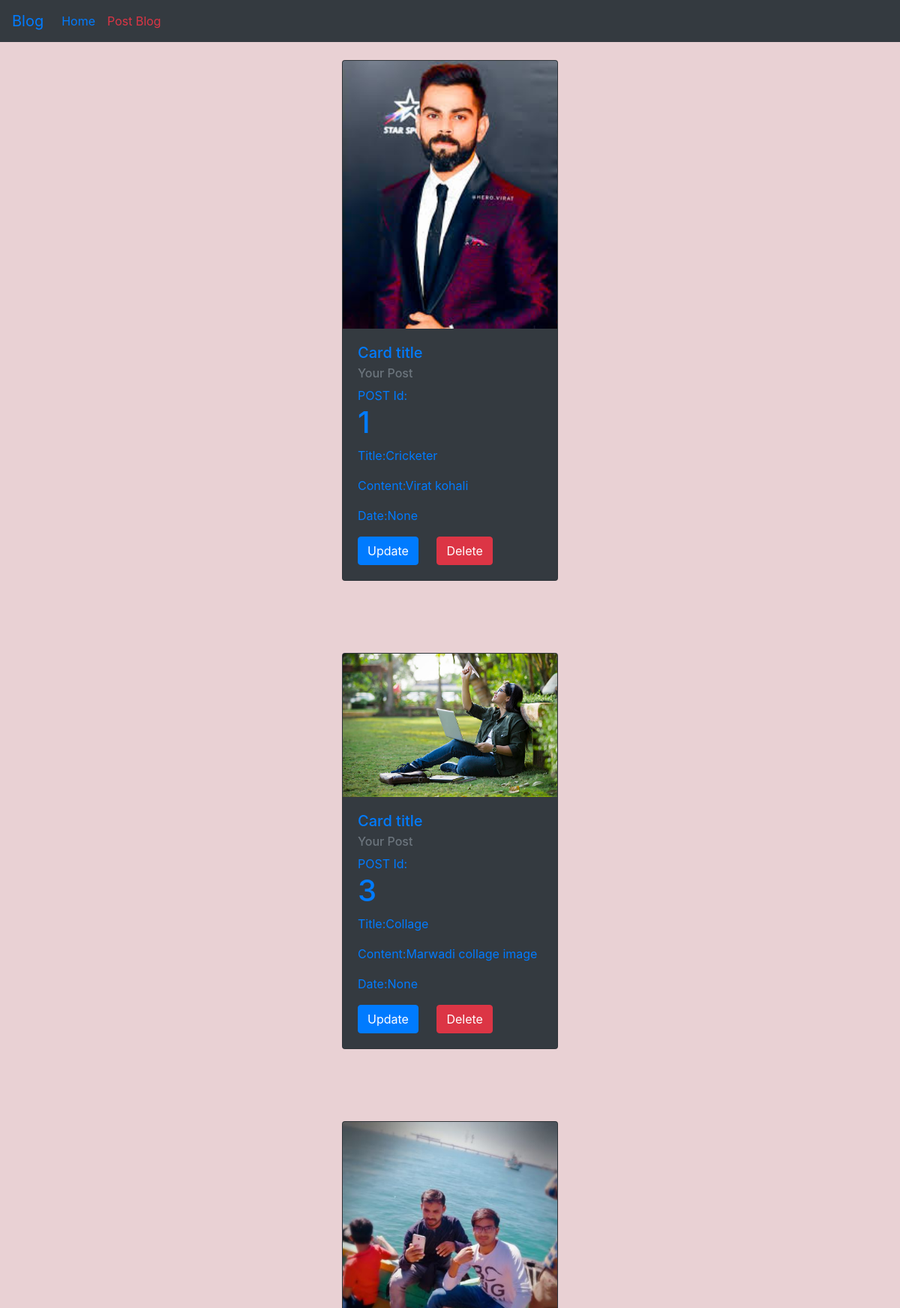
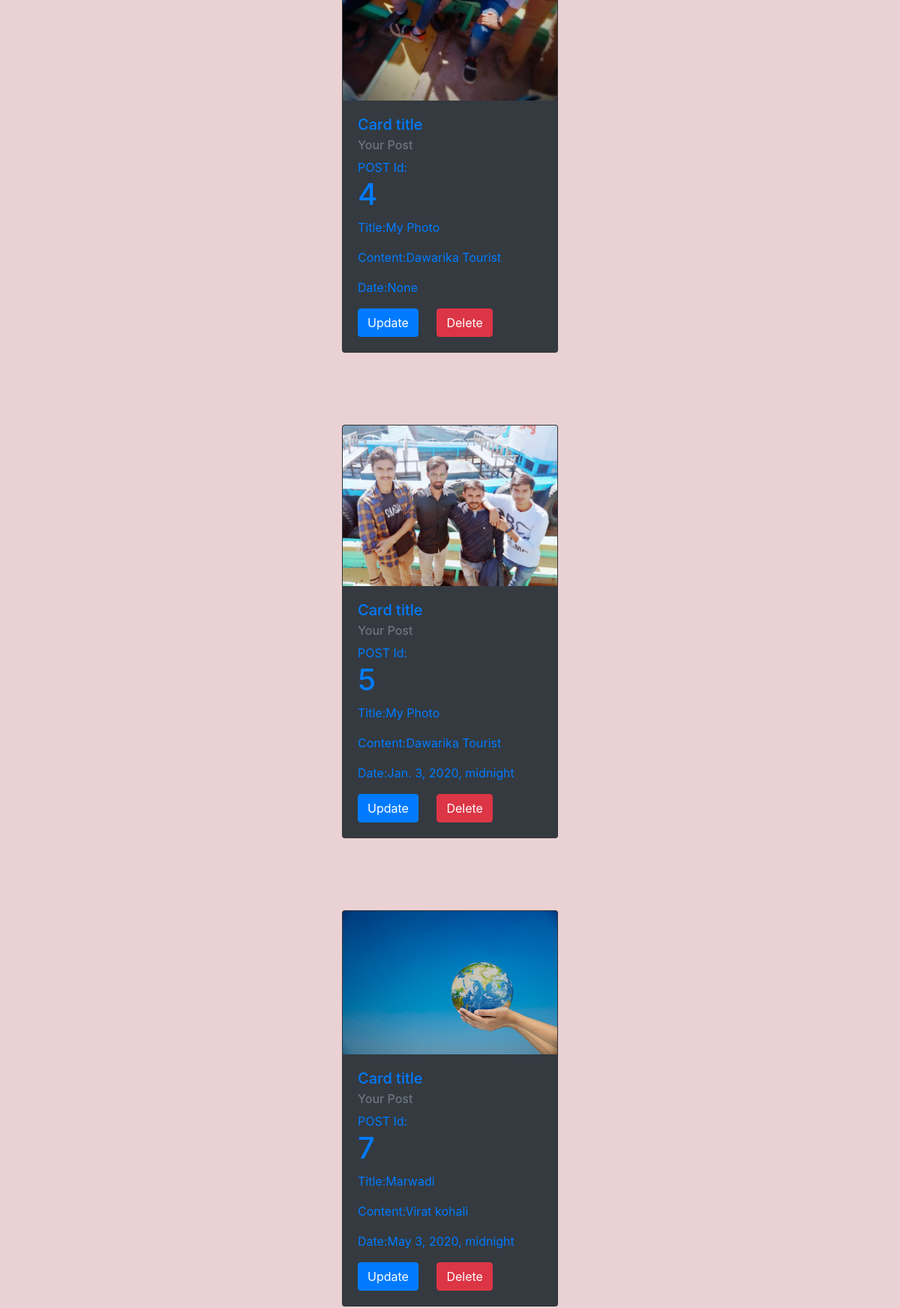
The app's page /read/ (upper part) with its own data (2 pictures, top to bottom).
### app/models.py (models this page shows, shortened)
class blog(models.Model):
	title=models.CharField(max_length=70)
	content=models.CharField(max_length=100)
	date=models.DateTimeField()
	image=models.ImageField()

### app/views.py (the view)
# urls.py: path("read/",views.Read,name="read"),
def Read(request):
    read=blog.objects.all()
    return render(request,"read.html",{"read":read})

### templates/read.html (shortened to what this page needs)
<!DOCTYPE html>
<html lang="en">
<head>
    <link rel="stylesheet" href="https://stackpath.bootstrapcdn.com/bootstrap/4.4.1/css/bootstrap.min.css">
</head>
<body>
    <nav class="navbar navbar-expand-lg navbar-primary bg-dark text-success">
        <a class="navbar-brand text-primary" href="#">Blog</a>
        <div class="collapse navbar-collapse" id="navbarNavAltMarkup">
          <div class="navbar-nav ">
            <a class="nav-item nav-link active text-primary" href="{%url 'home'%}" >Home <span class="sr-only">(current)</span></a>
            <a class="nav-item nav-link text-danger" href="{%url 'Post'%}">Post Blog</a>
          </div>
        </div>
      </nav>
      <br>
            {%for i in read%}
            <div class="card bg-dark text-primary mx-auto" style="width: 18rem;">
              <img class="card-img-top" src="{{i.image.url}}" alt="Card image cap">
                <div class="card-body">
                  <h5 class="card-title">Card title</h5>
                  <h6 class="card-subtitle mb-2 text-muted">Your Post</h6>
                  POST Id:<h1>{{i.id}}</h1>
                  <p>Title:{{i.title}}</p>
                  <p>Content:{{i.content}}</p>
                  <p>Date:{{i.date}}</p>
                  <a href="{%url 'update' i.id%}" class="card-link btn btn-primary">Update</a>
                  <a href="{%url 'delete' i.id%}" class="card-link btn btn-danger">Delete</a>
                </div>
              </div>
<br>
<br>
<br>
<br>
            {%endfor%}
    <br>
</body>
</html>

### templates/read.html (style rules this page uses)
body { background: rgb(233, 209, 212); }

### records on screen
blog: image (picture), id "1", title "Cricketer", content "Virat kohali", date "None"
blog: image (picture), id "3", title "Collage", content "Marwadi collage image", date "None"
blog: image (picture), id "4", title "My Photo", content "Dawarika Tourist", date "None"
blog: image (picture), id "5", title "My Photo", content "Dawarika Tourist", date "Jan. 3, 2020, midnight"
blog: image (picture), id "7", title "Marwadi", content "Virat kohali", date "May 3, 2020, midnight"
